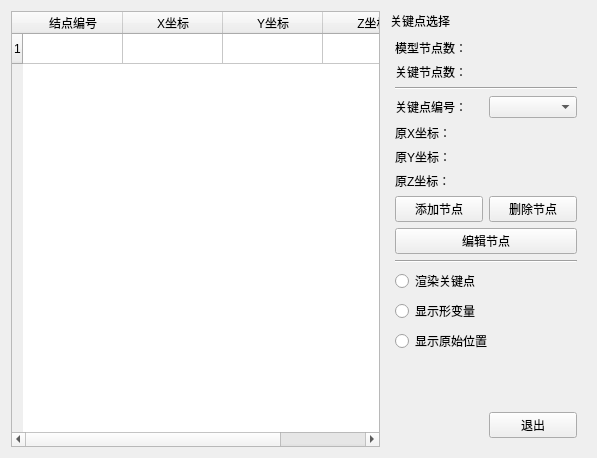
<?xml version="1.0" encoding="UTF-8"?>
<ui version="4.0">
 <class>disp3dkeypointselect</class>
 <widget class="QWidget" name="disp3dkeypointselect">
  <property name="geometry">
   <rect>
    <x>0</x>
    <y>0</y>
    <width>597</width>
    <height>458</height>
   </rect>
  </property>
  <property name="windowTitle">
   <string>Form</string>
  </property>
  <layout class="QHBoxLayout" name="horizontalLayout">
   <item>
    <widget class="QTableWidget" name="tablew_PointPara">
     <property name="rowCount">
      <number>1</number>
     </property>
     <row>
      <property name="text">
       <string>1</string>
      </property>
     </row>
     <column>
      <property name="text">
       <string>结点编号</string>
      </property>
     </column>
     <column>
      <property name="text">
       <string>X坐标</string>
      </property>
     </column>
     <column>
      <property name="text">
       <string>Y坐标</string>
      </property>
     </column>
     <column>
      <property name="text">
       <string>Z坐标</string>
      </property>
     </column>
    </widget>
   </item>
   <item>
    <widget class="QDockWidget" name="dockWidget">
     <property name="maximumSize">
      <size>
       <width>200</width>
       <height>524287</height>
      </size>
     </property>
     <property name="features">
      <set>QDockWidget::DockWidgetMovable</set>
     </property>
     <property name="windowTitle">
      <string>关键点选择</string>
     </property>
     <widget class="QWidget" name="dockWidgetContents">
      <layout class="QGridLayout" name="gridLayout_4">
       <item row="8" column="0" colspan="2">
        <widget class="QPushButton" name="pbtn_EditPoint">
         <property name="text">
          <string>编辑节点</string>
         </property>
        </widget>
       </item>
       <item row="4" column="0">
        <widget class="QLabel" name="label_14">
         <property name="text">
          <string>原X坐标：</string>
         </property>
        </widget>
       </item>
       <item row="9" column="0" colspan="2">
        <widget class="Line" name="line">
         <property name="orientation">
          <enum>Qt::Horizontal</enum>
         </property>
        </widget>
       </item>
       <item row="11" column="0" colspan="2">
        <widget class="QRadioButton" name="radioButton">
         <property name="text">
          <string>显示形变量</string>
         </property>
        </widget>
       </item>
       <item row="14" column="1">
        <widget class="QPushButton" name="pbtn_Exit">
         <property name="text">
          <string>退出</string>
         </property>
        </widget>
       </item>
       <item row="4" column="1">
        <widget class="QLabel" name="lab_XPos">
         <property name="text">
          <string/>
         </property>
        </widget>
       </item>
       <item row="7" column="1">
        <widget class="QPushButton" name="pbtn_DeletePoint">
         <property name="text">
          <string>删除节点</string>
         </property>
        </widget>
       </item>
       <item row="3" column="1">
        <widget class="QComboBox" name="cbox_KeyPointID"/>
       </item>
       <item row="3" column="0">
        <widget class="QLabel" name="label_13">
         <property name="text">
          <string>关键点编号：</string>
         </property>
        </widget>
       </item>
       <item row="5" column="0">
        <widget class="QLabel" name="label_15">
         <property name="text">
          <string>原Y坐标：</string>
         </property>
        </widget>
       </item>
       <item row="0" column="1">
        <widget class="QLabel" name="lab_NumPoints">
         <property name="text">
          <string/>
         </property>
        </widget>
       </item>
       <item row="6" column="1">
        <widget class="QLabel" name="lab_ZPos">
         <property name="text">
          <string/>
         </property>
        </widget>
       </item>
       <item row="6" column="0">
        <widget class="QLabel" name="label_16">
         <property name="text">
          <string>原Z坐标：</string>
         </property>
        </widget>
       </item>
       <item row="2" column="0" colspan="2">
        <widget class="Line" name="line_2">
         <property name="orientation">
          <enum>Qt::Horizontal</enum>
         </property>
        </widget>
       </item>
       <item row="12" column="0" colspan="2">
        <widget class="QRadioButton" name="radioButton_2">
         <property name="text">
          <string>显示原始位置</string>
         </property>
        </widget>
       </item>
       <item row="1" column="1">
        <widget class="QLabel" name="lab_NumKeyPoints">
         <property name="text">
          <string/>
         </property>
        </widget>
       </item>
       <item row="1" column="0">
        <widget class="QLabel" name="label_11">
         <property name="text">
          <string>关键节点数：</string>
         </property>
        </widget>
       </item>
       <item row="5" column="1">
        <widget class="QLabel" name="lab_YPos">
         <property name="text">
          <string/>
         </property>
        </widget>
       </item>
       <item row="13" column="0">
        <spacer name="verticalSpacer_2">
         <property name="orientation">
          <enum>Qt::Vertical</enum>
         </property>
         <property name="sizeHint" stdset="0">
          <size>
           <width>20</width>
           <height>40</height>
          </size>
         </property>
        </spacer>
       </item>
       <item row="0" column="0">
        <widget class="QLabel" name="label_4">
         <property name="text">
          <string>模型节点数：</string>
         </property>
        </widget>
       </item>
       <item row="7" column="0">
        <widget class="QPushButton" name="pbtn_AddPoint">
         <property name="text">
          <string>添加节点</string>
         </property>
        </widget>
       </item>
       <item row="10" column="0" colspan="2">
        <widget class="QRadioButton" name="radioButton_3">
         <property name="text">
          <string>渲染关键点</string>
         </property>
        </widget>
       </item>
      </layout>
     </widget>
    </widget>
   </item>
  </layout>
 </widget>
 <resources/>
 <connections/>
</ui>
